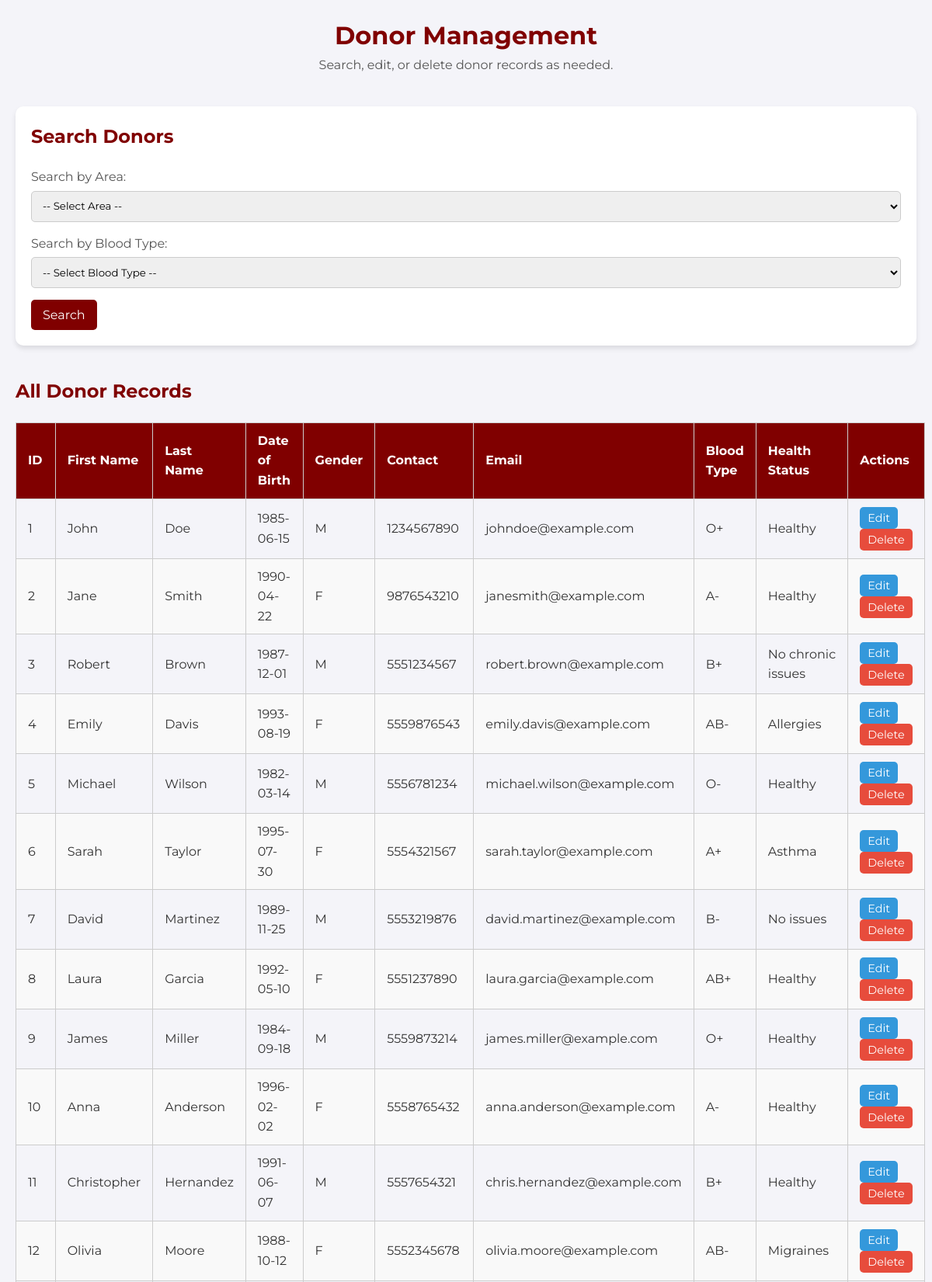
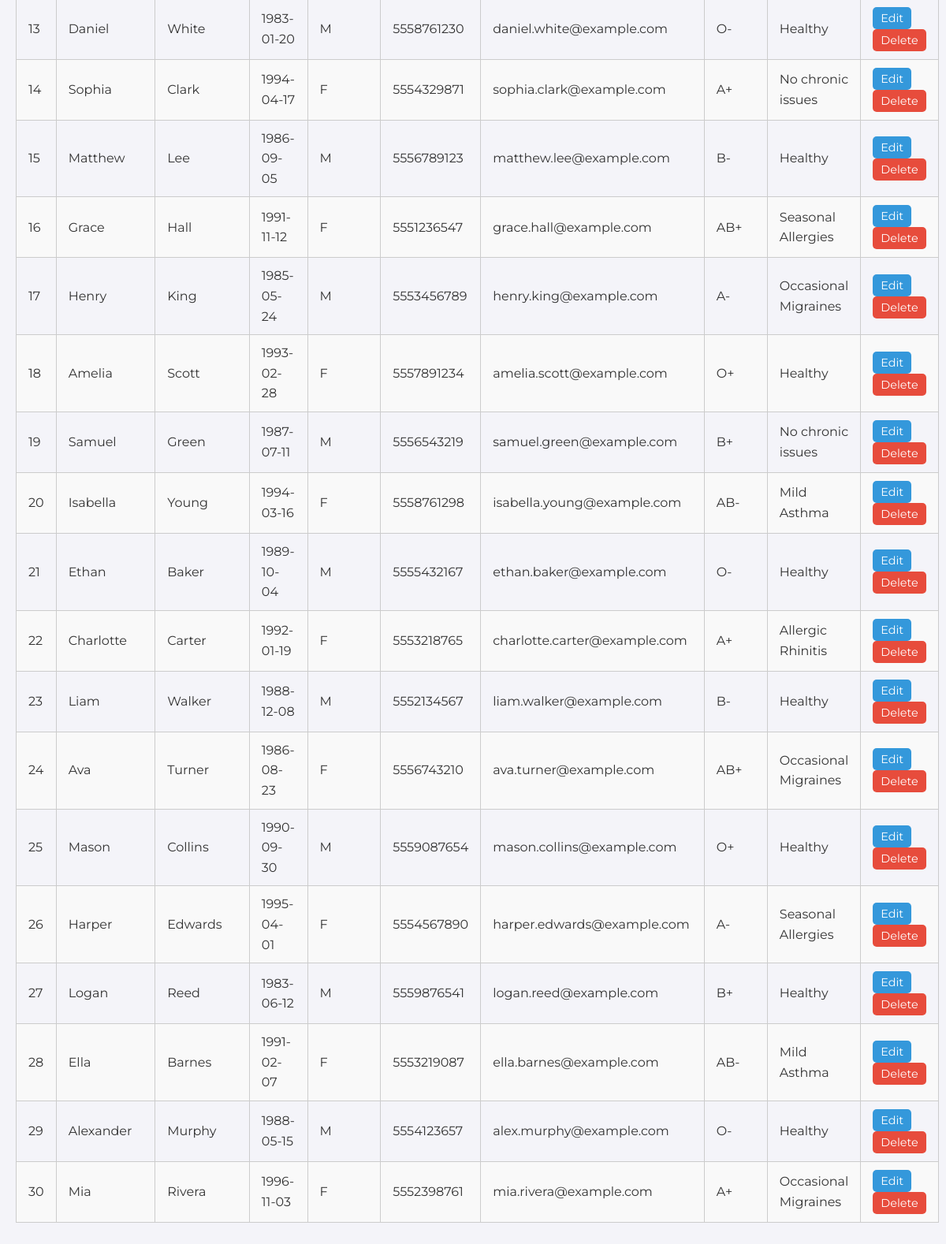
Screenshot of /managedonor.php with the database file from the repository (2 pictures, top to bottom).
### tables this page shows
CREATE TABLE Donor (
    DonorID INT PRIMARY KEY,
    FirstName VARCHAR(50),
    LastName VARCHAR(50),
    DateOfBirth DATE,
    Gender CHAR(1),
    ContactNumber VARCHAR(15),
    Email VARCHAR(100),
    BloodType CHAR(3),
    HealthStatus VARCHAR(255),
    CHECK (Gender IN ('M', 'F'))   
);

### managedonor.php (the view, shortened to what this page needs)
<?php
include 'db.php';
$allDonorsQuery = "SELECT * FROM donor";
$allDonorsResult = mysqli_query($conn, $allDonorsQuery);
?>
<!DOCTYPE html>
<html lang="en">
<head>
    <link rel="stylesheet" href="style2.css">
</head>
<body>
    <div class="container">
        <header class="header">
            <h1>Donor Management</h1>
            <p>Search, edit, or delete donor records as needed.</p>
        </header>
        <section class="search-section">
            <h2>Search Donors</h2>
            <form id="searchForm" method="POST" action="">
                <div class="search-group">
                    <label for="area">Search by Area:</label>
                    <select id="area" name="area">
                        <option value="">-- Select Area --</option>
                    </select>
                </div>
                <div class="search-group">
                    <label for="blood-type">Search by Blood Type:</label>
                    <select id="blood-type" name="blood-type">
                        <option value="">-- Select Blood Type --</option>
                    </select>
                </div>
                <button type="submit" class="search-btn" name="search">Search</button>
            </form>
        </section>
        <section class="donor-list">
            <h2>All Donor Records</h2>
            <table>
                <thead>
                    <tr>
                        <th>ID</th>
                        <th>First Name</th>
                        <th>Last Name</th>
                        <th>Date of Birth</th>
                        <th>Gender</th>
                        <th>Contact</th>
                        <th>Email</th>
                        <th>Blood Type</th>
                        <th>Health Status</th>
                        <th>Actions</th>
                    </tr>
                </thead>
                <tbody>
                    <?php while ($row = mysqli_fetch_assoc($allDonorsResult)) { ?>
                        <tr>
                            <td><?= $row['DonorID']; ?></td>
                            <td><?= $row['FirstName']; ?></td>
                            <td><?= $row['LastName']; ?></td>
                            <td><?= $row['DateOfBirth']; ?></td>
                            <td><?= $row['Gender']; ?></td>
                            <td><?= $row['ContactNumber']; ?></td>
                            <td><?= $row['Email']; ?></td>
                            <td><?= $row['BloodType']; ?></td>
                            <td><?= $row['HealthStatus']; ?></td>
                            <td>
                                <button class="edit-btn" onclick="editDonor(<?= $row['DonorID']; ?>)">Edit</button>
                                <button class="delete-btn" onclick="deleteDonor(<?= $row['DonorID']; ?>)">Delete</button>
                            </td>
                        </tr>
                    <?php } ?>
                </tbody>
            </table>
        </section>
    </div>
</body>
</html>

### style2.css (style rules this page uses)
* { margin: 0; padding: 0; box-sizing: border-box; font-family: "Montserrat", sans-serif; }
body { background-color: #f4f4f9; color: #333; line-height: 1.6; padding: 20px; }
.container { max-width: 1200px; margin: 0 auto; }
.header { text-align: center; margin-bottom: 40px; }
.header h1 { color: #800000; font-size: 2rem; }
.header p { color: #555; }
.search-section { background-color: #fff; padding: 20px; border-radius: 10px; box-shadow: 0 4px 6px rgba(0, 0, 0, 0.1); margin-bottom: 40px; }
.search-section h2 { color: #800000; margin-bottom: 20px; }
.search-group { margin-bottom: 15px; }
.search-group label { display: block; margin-bottom: 5px; color: #555; }
.search-group input, .search-group select { width: 100%; padding: 10px; border: 1px solid #ccc; border-radius: 5px; }
.search-btn { background-color: #800000; color: white; border: none; padding: 10px 15px; border-radius: 5px; cursor: pointer; font-size: 1rem; transition: background 0.3s ease; }
.donor-list { margin-top: 40px; }
.donor-list h2 { color: #800000; margin-bottom: 20px; }
table { width: 100%; border-collapse: collapse; margin-bottom: 20px; }
table th, table td { padding: 10px 15px; border: 1px solid #ccc; text-align: left; }
table th { background-color: #800000; color: white; }
table tr:nth-child(even) { background-color: #f9f9f9; }
.edit-btn, .delete-btn { padding: 5px 10px; border: none; border-radius: 5px; cursor: pointer; font-size: 0.9rem; }
.edit-btn { background-color: #3498db; color: white; }
.delete-btn { background-color: #e74c3c; color: white; }

### rows the page displays
donor: DonorID "1", FirstName "John", LastName "Doe", DateOfBirth "1985-06-15", Gender "M", ContactNumber "1234567890", Email "johndoe@example.com", BloodType "O+", HealthStatus "Healthy"
donor: DonorID "2", FirstName "Jane", LastName "Smith", DateOfBirth "1990-04-22", Gender "F", ContactNumber "9876543210", Email "janesmith@example.com", BloodType "A-", HealthStatus "Healthy"
donor: DonorID "3", FirstName "Robert", LastName "Brown", DateOfBirth "1987-12-01", Gender "M", ContactNumber "5551234567", Email "robert.brown@example.com", BloodType "B+", HealthStatus "No chronic issues"
donor: DonorID "4", FirstName "Emily", LastName "Davis", DateOfBirth "1993-08-19", Gender "F", ContactNumber "5559876543", Email "emily.davis@example.com", BloodType "AB-", HealthStatus "Allergies"
donor: DonorID "5", FirstName "Michael", LastName "Wilson", DateOfBirth "1982-03-14", Gender "M", ContactNumber "5556781234", Email "michael.wilson@example.com", BloodType "O-", HealthStatus "Healthy"
donor: DonorID "6", FirstName "Sarah", LastName "Taylor", DateOfBirth "1995-07-30", Gender "F", ContactNumber "5554321567", Email "sarah.taylor@example.com", BloodType "A+", HealthStatus "Asthma"
donor: DonorID "7", FirstName "David", LastName "Martinez", DateOfBirth "1989-11-25", Gender "M", ContactNumber "5553219876", Email "david.martinez@example.com", BloodType "B-", HealthStatus "No issues"
donor: DonorID "8", FirstName "Laura", LastName "Garcia", DateOfBirth "1992-05-10", Gender "F", ContactNumber "5551237890", Email "laura.garcia@example.com", BloodType "AB+", HealthStatus "Healthy"
donor: DonorID "9", FirstName "James", LastName "Miller", DateOfBirth "1984-09-18", Gender "M", ContactNumber "5559873214", Email "james.miller@example.com", BloodType "O+", HealthStatus "Healthy"
donor: DonorID "10", FirstName "Anna", LastName "Anderson", DateOfBirth "1996-02-02", Gender "F", ContactNumber "5558765432", Email "anna.anderson@example.com", BloodType "A-", HealthStatus "Healthy"
donor: DonorID "11", FirstName "Christopher", LastName "Hernandez", DateOfBirth "1991-06-07", Gender "M", ContactNumber "5557654321", Email "chris.hernandez@example.com", BloodType "B+", HealthStatus "Healthy"
donor: DonorID "12", FirstName "Olivia", LastName "Moore", DateOfBirth "1988-10-12", Gender "F", ContactNumber "5552345678", Email "olivia.moore@example.com", BloodType "AB-", HealthStatus "Migraines"
donor: DonorID "13", FirstName "Daniel", LastName "White", DateOfBirth "1983-01-20", Gender "M", ContactNumber "5558761230", Email "daniel.white@example.com", BloodType "O-", HealthStatus "Healthy"
donor: DonorID "14", FirstName "Sophia", LastName "Clark", DateOfBirth "1994-04-17", Gender "F", ContactNumber "5554329871", Email "sophia.clark@example.com", BloodType "A+", HealthStatus "No chronic issues"
donor: DonorID "15", FirstName "Matthew", LastName "Lee", DateOfBirth "1986-09-05", Gender "M", ContactNumber "5556789123", Email "matthew.lee@example.com", BloodType "B-", HealthStatus "Healthy"
donor: DonorID "16", FirstName "Grace", LastName "Hall", DateOfBirth "1991-11-12", Gender "F", ContactNumber "5551236547", Email "grace.hall@example.com", BloodType "AB+", HealthStatus "Seasonal Allergies"
donor: DonorID "17", FirstName "Henry", LastName "King", DateOfBirth "1985-05-24", Gender "M", ContactNumber "5553456789", Email "henry.king@example.com", BloodType "A-", HealthStatus "Occasional Migraines"
donor: DonorID "18", FirstName "Amelia", LastName "Scott", DateOfBirth "1993-02-28", Gender "F", ContactNumber "5557891234", Email "amelia.scott@example.com", BloodType "O+", HealthStatus "Healthy"
donor: DonorID "19", FirstName "Samuel", LastName "Green", DateOfBirth "1987-07-11", Gender "M", ContactNumber "5556543219", Email "samuel.green@example.com", BloodType "B+", HealthStatus "No chronic issues"
donor: DonorID "20", FirstName "Isabella", LastName "Young", DateOfBirth "1994-03-16", Gender "F", ContactNumber "5558761298", Email "isabella.young@example.com", BloodType "AB-", HealthStatus "Mild Asthma"
donor: DonorID "21", FirstName "Ethan", LastName "Baker", DateOfBirth "1989-10-04", Gender "M", ContactNumber "5555432167", Email "ethan.baker@example.com", BloodType "O-", HealthStatus "Healthy"
donor: DonorID "22", FirstName "Charlotte", LastName "Carter", DateOfBirth "1992-01-19", Gender "F", ContactNumber "5553218765", Email "charlotte.carter@example.com", BloodType "A+", HealthStatus "Allergic Rhinitis"
donor: DonorID "23", FirstName "Liam", LastName "Walker", DateOfBirth "1988-12-08", Gender "M", ContactNumber "5552134567", Email "liam.walker@example.com", BloodType "B-", HealthStatus "Healthy"
donor: DonorID "24", FirstName "Ava", LastName "Turner", DateOfBirth "1986-08-23", Gender "F", ContactNumber "5556743210", Email "ava.turner@example.com", BloodType "AB+", HealthStatus "Occasional Migraines"
donor: DonorID "25", FirstName "Mason", LastName "Collins", DateOfBirth "1990-09-30", Gender "M", ContactNumber "5559087654", Email "mason.collins@example.com", BloodType "O+", HealthStatus "Healthy"
donor: DonorID "26", FirstName "Harper", LastName "Edwards", DateOfBirth "1995-04-01", Gender "F", ContactNumber "5554567890", Email "harper.edwards@example.com", BloodType "A-", HealthStatus "Seasonal Allergies"
donor: DonorID "27", FirstName "Logan", LastName "Reed", DateOfBirth "1983-06-12", Gender "M", ContactNumber "5559876541", Email "logan.reed@example.com", BloodType "B+", HealthStatus "Healthy"
donor: DonorID "28", FirstName "Ella", LastName "Barnes", DateOfBirth "1991-02-07", Gender "F", ContactNumber "5553219087", Email "ella.barnes@example.com", BloodType "AB-", HealthStatus "Mild Asthma"
donor: DonorID "29", FirstName "Alexander", LastName "Murphy", DateOfBirth "1988-05-15", Gender "M", ContactNumber "5554123657", Email "alex.murphy@example.com", BloodType "O-", HealthStatus "Healthy"
donor: DonorID "30", FirstName "Mia", LastName "Rivera", DateOfBirth "1996-11-03", Gender "F", ContactNumber "5552398761", Email "mia.rivera@example.com", BloodType "A+", HealthStatus "Occasional Migraines"
